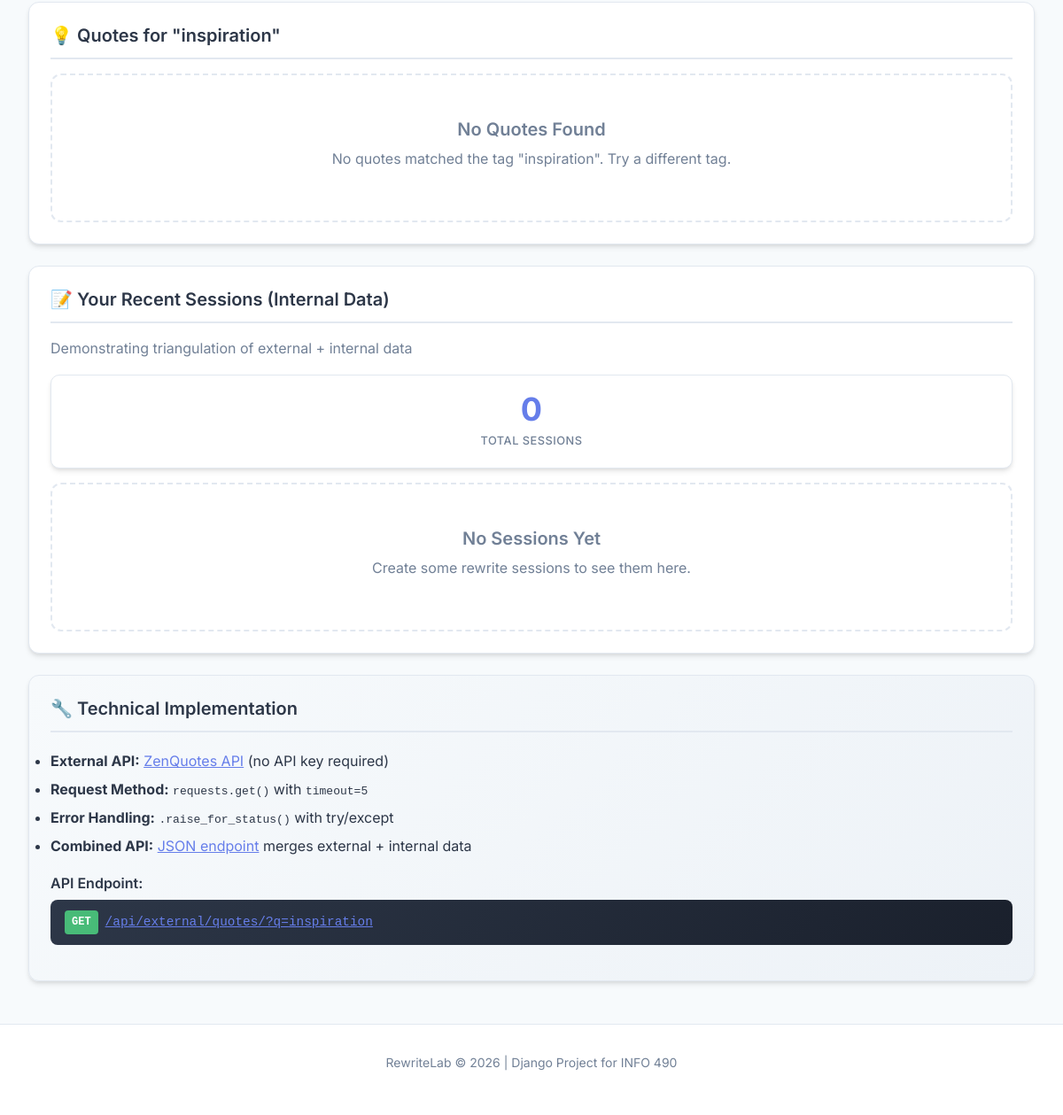
The app's page /external/quotes/ (signed in, lower part), older data.
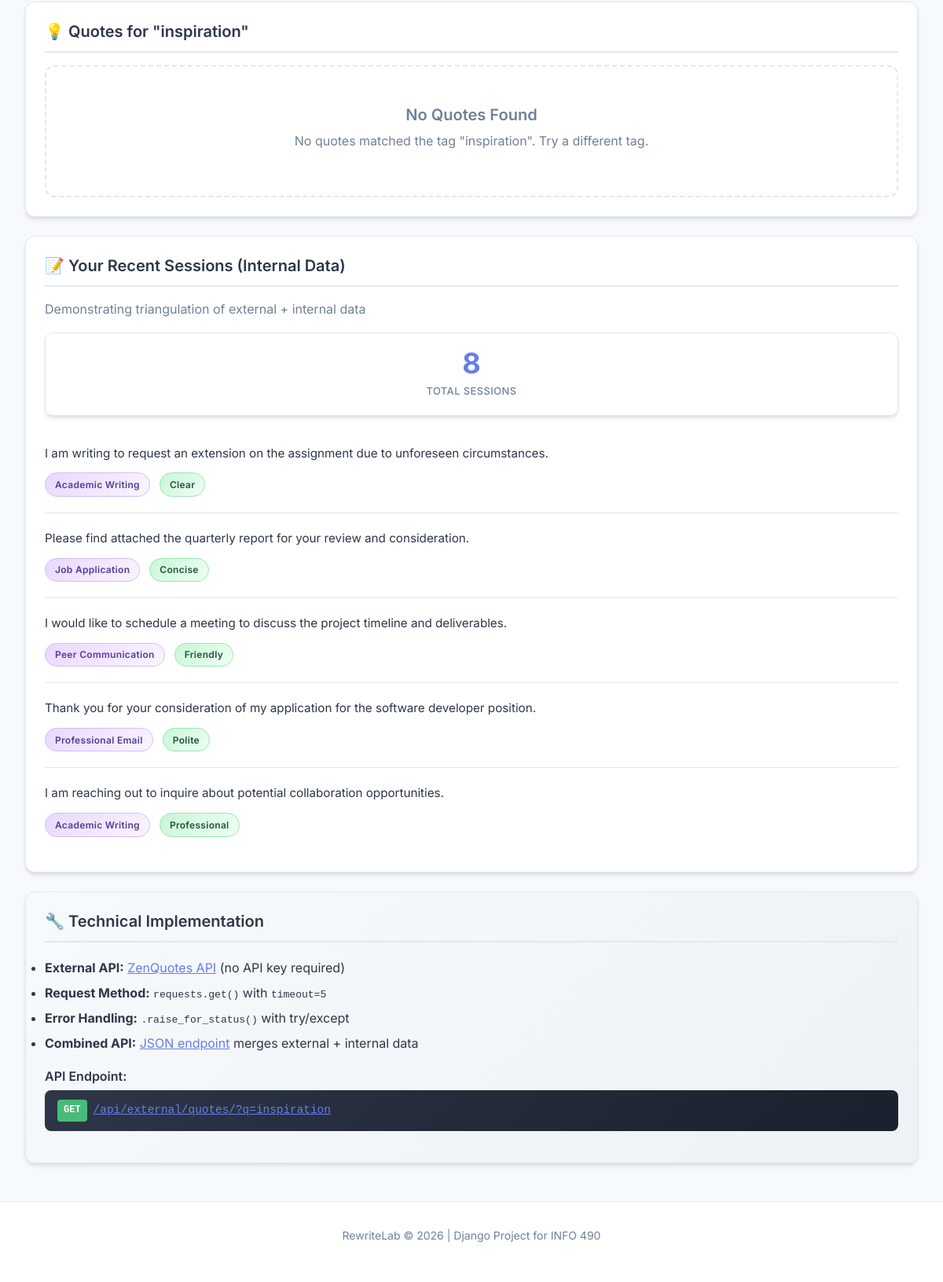
The same page, newer data.
### rewrites/models.py (models this page shows, shortened)
class RewriteSession(models.Model):
    original_text = models.TextField(
        validators=[MinLengthValidator(10)],
        help_text="The original text submitted by the user for rewriting"
    )
    user = models.ForeignKey(
        settings.AUTH_USER_MODEL,
        on_delete=models.CASCADE,
        related_name='rewrite_sessions',
        null=True,
        blank=True,
        help_text="The user who created this session (null for legacy/anonymous)"
    )
    context = models.ForeignKey(
        RewriteContext,
        on_delete=models.PROTECT,
        related_name='sessions',
        help_text="The writing context selected for this rewrite"
    )
    tone = models.ForeignKey(
        ToneOption,
        on_delete=models.PROTECT,
        related_name='sessions',
        help_text="The tone selected for this rewrite"
    )
    audience = models.CharField(
        max_length=100,
        blank=True,
        default='',
        help_text="Optional: intended audience (e.g., 'professor', 'manager')"
    )
    purpose = models.CharField(
        max_length=200,
        blank=True,
        default='',
        help_text="Optional: purpose of the text (e.g., 'request extension', 'follow up')"
    )
    session_token = models.CharField(
        max_length=64,
        unique=True,
        help_text="Unique token to identify this session (for URL sharing)"
    )
    is_completed = models.BooleanField(
        default=False,
        help_text="Whether rewrites have been successfully generated"
    )
    created_at = models.DateTimeField(auto_now_add=True)
    updated_at = models.DateTimeField(auto_now=True)
    class Meta:
        ordering = ['-created_at']
        verbose_name = "Rewrite Session"
        verbose_name_plural = "Rewrite Sessions"
        constraints = [
            models.UniqueConstraint(
                fields=['original_text', 'context', 'tone'],
                name='unique_text_context_tone_combination'
            )
        ]
    def get_absolute_url(self):
        return reverse('rewrites:session_detail', kwargs={'pk': self.pk})

class RewriteContext(models.Model):
    name = models.CharField(
        max_length=100,
        unique=True,
        help_text="Name of the writing context (e.g., 'Professional Email')"
    )
    description = models.TextField(
        help_text="Detailed description of when this context should be used"
    )
    guidelines = models.TextField(
        help_text="Specific guidelines for the LLM when rewriting in this context"
    )
    is_active = models.BooleanField(
        default=True,
        help_text="Whether this context is available for users to select"
    )
    created_at = models.DateTimeField(auto_now_add=True)
    updated_at = models.DateTimeField(auto_now=True)
    class Meta:
        ordering = ['name']
        verbose_name = "Rewrite Context"
        verbose_name_plural = "Rewrite Contexts"

class ToneOption(models.Model):
    name = models.CharField(
        max_length=50,
        unique=True,
        help_text="Name of the tone (e.g., 'Polite', 'Professional')"
    )
    description = models.TextField(
        help_text="Description of what this tone conveys"
    )
    prompt_modifier = models.TextField(
        help_text="Instructions added to the LLM prompt to achieve this tone"
    )
    intensity_level = models.PositiveSmallIntegerField(
        default=5,
        help_text="Intensity level from 1 (subtle) to 10 (strong)"
    )
    is_active = models.BooleanField(
        default=True,
        help_text="Whether this tone is available for users to select"
    )
    created_at = models.DateTimeField(auto_now_add=True)
    updated_at = models.DateTimeField(auto_now=True)
    class Meta:
        ordering = ['name']
        verbose_name = "Tone Option"
        verbose_name_plural = "Tone Options"

### rewrites/views.py (the view)
# urls.py: path('external/quotes/', views.external_api_quotes, name='external_quotes'),  # HTML page
@login_required(login_url='rewrites:login')
def external_api_quotes(request):
    query = request.GET.get('q', 'inspiration')
    try:
        response = requests.get(
            'https://zenquotes.io/api/quotes',
            timeout=5
        )
        response.raise_for_status()
        external_data = response.json()
        quotes = [
            {'content': q['q'], 'author': q['a']}
            for q in external_data[:5]  # Limit to 5 quotes
        ]
    except requests.exceptions.Timeout:
        quotes = []
        error_message = 'External API timed out'
    except requests.exceptions.RequestException as e:
        quotes = []
        error_message = f'External API error: {str(e)}'
    else:
        error_message = None
    internal_sessions = RewriteSession.objects.select_related('context', 'tone').all()[:5]
    context = {
        'title': 'Writing Inspiration',
        'query': query,
        'quotes': quotes,
        'error_message': error_message,
        'sessions': internal_sessions,
        'session_count': RewriteSession.objects.count(),
    }
    return render(request, 'rewrites/external_quotes.html', context)

### rewrites/templates/rewrites/external_quotes.html (shortened to what this page needs)
{% extends 'base.html' %}
{% block content %}
<div class="card">
    <h3>💡 Quotes for "{{ query }}"</h3>
    {% for quote in quotes %}
    <div style="border-left: 4px solid #667eea; padding: 1rem; margin-bottom: 1rem; background: #f7fafc; border-radius: 0 8px 8px 0;">
        <p style="font-size: 1.1rem; font-style: italic; color: #2d3748; margin-bottom: 0.5rem;">
            "{{ quote.content }}"
        </p>
        <p style="text-align: right; color: #718096; margin: 0;">
            — {{ quote.author }}
        </p>
    </div>
    {% empty %}
    <div class="empty-state">
        <h3>No Quotes Found</h3>
        <p>No quotes matched the tag "{{ query }}". Try a different tag.</p>
    </div>
    {% endfor %}
</div>
<div class="card">
    <h3>📝 Your Recent Sessions (Internal Data)</h3>
    <p class="text-muted">Demonstrating triangulation of external + internal data</p>
    <div class="stats" style="margin: 1rem 0;">
        <div class="stat-card">
            <div class="stat-value">{{ session_count }}</div>
            <div class="stat-label">Total Sessions</div>
        </div>
    </div>
    {% for session in sessions %}
    <div class="session-item">
        <div class="text-preview">
            <a href="{{ session.get_absolute_url }}">
                {{ session.original_text|truncatewords:25 }}
            </a>
        </div>
        <div class="session-meta">
            <span class="badge badge-context">{{ session.context.name }}</span>
            <span class="badge badge-tone">{{ session.tone.name }}</span>
        </div>
    </div>
    {% empty %}
    <div class="empty-state">
        <h3>No Sessions Yet</h3>
        <p>Create some rewrite sessions to see them here.</p>
    </div>
    {% endfor %}
</div>
<div class="card" style="background: linear-gradient(135deg, #f7fafc 0%, #edf2f7 100%);">
    <h3>🔧 Technical Implementation</h3>
    <ul style="line-height: 2;">
        <li><strong>External API:</strong> <a href="https://zenquotes.io" target="_blank">ZenQuotes API</a> (no API key required)</li>
        <li><strong>Request Method:</strong> <code>requests.get()</code> with <code>timeout=5</code></li>
        <li><strong>Error Handling:</strong> <code>.raise_for_status()</code> with try/except</li>
        <li><strong>Combined API:</strong> <a href="{% url 'rewrites:api_external_quotes' %}?q={{ query }}">JSON endpoint</a> merges external + internal data</li>
    </ul>
    <h4 class="mt-2">API Endpoint:</h4>
    <div class="api-endpoint">
        <span class="api-method">GET</span>
        <a href="{% url 'rewrites:api_external_quotes' %}?q={{ query }}">/api/external/quotes/?q={{ query }}</a>
    </div>
</div>
{% endblock %}

Row changes from the older to the newer data that the page shows:
added RewriteSession: original_text "I am writing to request an extension on the assignment due to unforeseen circumstances.", context.name "Academic Writing", tone.name "Clear"
added RewriteSession: original_text "Please find attached the quarterly report for your review and consideration.", context.name "Job Application", tone.name "Concise"
added RewriteSession: original_text "I would like to schedule a meeting to discuss the project timeline and deliverables.", context.name "Peer Communication", tone.name "Friendly"
added RewriteSession: original_text "Thank you for your consideration of my application for the software developer position.", context.name "Professional Email", tone.name "Polite"
added RewriteSession: original_text "I am reaching out to inquire about potential collaboration opportunities.", context.name "Academic Writing", tone.name "Professional"
Text that changed along with them:
{{ session_count }}: "0" → "8"
text no longer shown: "No Sessions Yet Create some rewrite sessions to see them here."
